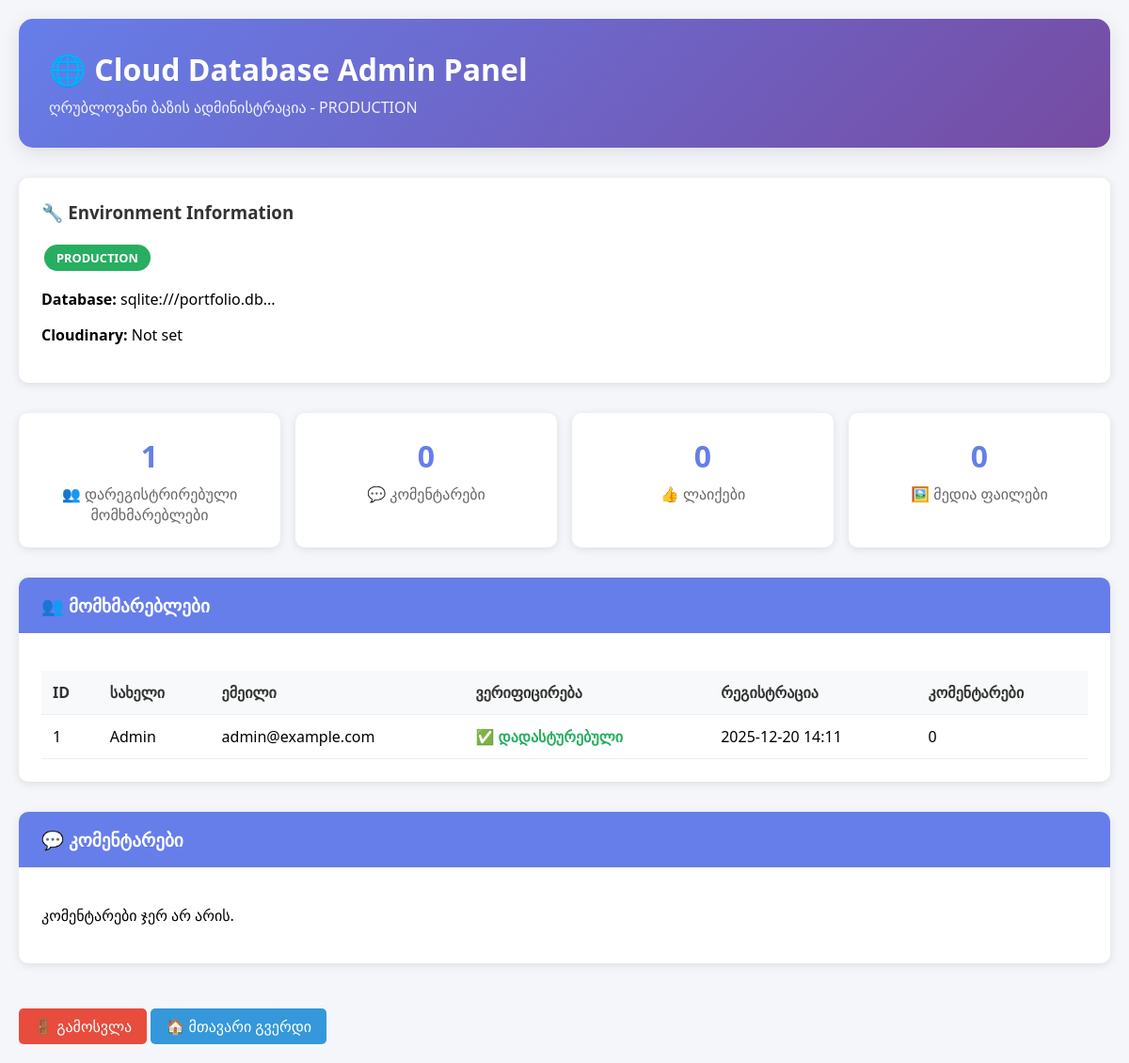
The app's page /cloud-admin (signed in) with its own data.
### models.py (models this page shows, shortened)
class User(UserMixin, db.Model):
    id = db.Column(db.Integer, primary_key=True)
    name = db.Column(db.String(50), nullable=False)
    email = db.Column(db.String(120), unique=True, nullable=False)
    password_hash = db.Column(db.String(128), nullable=False)
    email_verified = db.Column(db.Boolean, default=False, nullable=False)
    verification_token = db.Column(db.String(100), nullable=True)
    reset_token = db.Column(db.String(100), nullable=True)
    reset_token_expires = db.Column(db.DateTime, nullable=True)
    created_at = db.Column(db.DateTime, default=datetime.utcnow)
    is_active = db.Column(db.Boolean, default=True)
    is_admin = db.Column(db.Boolean, default=False, nullable=False)
    comments = db.relationship('Comment', backref='author', lazy=True)

### app.py (the view, shortened to what this page needs)
@app.route('/cloud-admin', methods=['GET', 'POST'])
def cloud_admin():
    if not session.get('cloud_admin'):
        return render_template('cloud_admin_login.html')
    try:
        users = User.query.all()
        comments = Comment.query.order_by(Comment.created_at.desc()).all()
        likes = Like.query.all()
        env_info = {
            'database_url': os.environ.get('DATABASE_URL', 'Local SQLite'),
            'cloudinary_cloud': os.environ.get('CLOUDINARY_CLOUD_NAME', 'Not set'),
            'environment': 'PRODUCTION' if os.environ.get('DATABASE_URL') else 'DEVELOPMENT'
        }
        return render_template('cloud_admin_panel.html',
                             users=users,
                             comments=comments,
                             likes=likes,
                             env_info=env_info)
    except Exception as e:
        flash(f'Database error: {e}', 'error')
        return render_template('cloud_admin_login.html')

### templates/cloud_admin_panel.html (shortened to what this page needs)
<!DOCTYPE html>
<html lang="ka">
<head>
</head>
<body>
    <div class="container">
        <div class="header">
            <h1>🌐 Cloud Database Admin Panel</h1>
            <p>ღრუბლოვანი ბაზის ადმინისტრაცია - {{ env_info.environment }}</p>
        </div>
        <div class="env-info">
            <h3>🔧 Environment Information</h3>
            <div>
                <span class="env-badge {% if env_info.environment == 'PRODUCTION' %}env-production{% else %}env-development{% endif %}">
                    {{ env_info.environment }}
                </span>
            </div>
            <p><strong>Database:</strong> {{ env_info.database_url[:50] }}...</p>
            <p><strong>Cloudinary:</strong> {{ env_info.cloudinary_cloud }}</p>
        </div>
        <div class="stats">
            <div class="stat-card">
                <div class="stat-number">{{ users|length }}</div>
                <div class="stat-label">👥 დარეგისტრირებული მომხმარებლები</div>
            </div>
            <div class="stat-card">
                <div class="stat-number">{{ comments|length }}</div>
                <div class="stat-label">💬 კომენტარები</div>
            </div>
            <div class="stat-card">
                <div class="stat-number">{{ likes|length }}</div>
                <div class="stat-label">👍 ლაიქები</div>
            </div>
            <div class="stat-card">
                <div class="stat-number">{{ comments|selectattr('media_url')|list|length }}</div>
                <div class="stat-label">🖼️ მედია ფაილები</div>
            </div>
        </div>
        <div class="section">
            <div class="section-header">👥 მომხმარებლები</div>
            <div class="section-content">
                {% if users %}
                <table class="data-table">
                    <thead>
                        <tr>
                            <th>ID</th>
                            <th>სახელი</th>
                            <th>ემეილი</th>
                            <th>ვერიფიცირება</th>
                            <th>რეგისტრაცია</th>
                            <th>კომენტარები</th>
                        </tr>
                    </thead>
                    <tbody>
                        {% for user in users %}
                        <tr>
                            <td>{{ user.id }}</td>
                            <td>{{ user.name }}</td>
                            <td>{{ user.email }}</td>
                            <td>
                                {% if user.email_verified %}
                                    <span class="user-verified">✅ დადასტურებული</span>
                                {% else %}
                                    <span class="user-unverified">⏳ მოლოდინში</span>
                                {% endif %}
                            </td>
                            <td>{{ user.created_at.strftime('%Y-%m-%d %H:%M') if user.created_at else 'N/A' }}</td>
                            <td>{{ user.comments|length }}</td>
                        </tr>
                        {% endfor %}
                    </tbody>
                </table>
                {% else %}
                <p>მომხმარებლები ჯერ არ არის დარეგისტრირებული.</p>
                {% endif %}
            </div>
        </div>
        <div class="section">
            <div class="section-header">💬 კომენტარები</div>
            <div class="section-content">
                {% if comments %}
                <table class="data-table">
                    <thead>
                        <tr>
                            <th>ID</th>
                            <th>ავტორი</th>
                            <th>შიგთავსი</th>
                            <th>პროექტი</th>
                            <th>მედია</th>
                            <th>თარიღი</th>
                            <th>ლაიქები</th>
                        </tr>
                    </thead>
                    <tbody>
                        {% for comment in comments %}
                        <tr>
                            <td>{{ comment.id }}</td>
                            <td>{{ comment.author.name if comment.author else 'ანონიმური' }}</td>
                            <td class="comment-content">{{ comment.content[:100] }}{% if comment.content|length > 100 %}...{% endif %}</td>
                            <td>{{ comment.project_id }}</td>
                            <td>
                                {% if comment.media_url %}
                                    <a href="{{ comment.media_url }}" target="_blank" class="media-link">📷 სურათი</a>
                                {% else %}
                                    -
                                {% endif %}
                            </td>
                            <td>{{ comment.created_at.strftime('%Y-%m-%d %H:%M') if comment.created_at else 'N/A' }}</td>
                            <td>{{ comment.get_like_count() }}</td>
                        </tr>
                        {% endfor %}
                    </tbody>
                </table>
                {% else %}
                <p>კომენტარები ჯერ არ არის.</p>
                {% endif %}
            </div>
        </div>
        <a href="{{ url_for('cloud_admin_logout') }}" class="logout-btn">🚪 გამოსვლა</a>
        <a href="{{ url_for('index') }}" class="logout-btn" style="background: #3498db;">🏠 მთავარი გვერდი</a>
    </div>
</body>
</html>

### templates/cloud_admin_panel.html (style rules this page uses)
body { font-family: 'Segoe UI', Tahoma, Geneva, Verdana, sans-serif; background: #f5f6fa; margin: 0; padding: 20px; }
.container { max-width: 1200px; margin: 0 auto; }
.header { background: linear-gradient(135deg, #667eea 0%, #764ba2 100%); color: white; padding: 2rem; border-radius: 15px; margin-bottom: 2rem; box-shadow: 0 5px 20px rgba(0,0,0,0.1); }
.header h1 { margin: 0; font-size: 2rem; }
.header p { margin: 0.5rem 0 0 0; opacity: 0.9; }
.env-info { background: white; padding: 1.5rem; border-radius: 10px; margin-bottom: 2rem; box-shadow: 0 2px 10px rgba(0,0,0,0.1); }
.env-info h3 { margin-top: 0; color: #333; }
.env-badge { display: inline-block; padding: 0.3rem 0.8rem; border-radius: 20px; font-size: 0.8rem; font-weight: bold; margin: 0.2rem; }
.env-production { background: #27ae60; color: white; }
.stats { display: grid; grid-template-columns: repeat(auto-fit, minmax(200px, 1fr)); gap: 1rem; margin-bottom: 2rem; }
.stat-card { background: white; padding: 1.5rem; border-radius: 10px; text-align: center; box-shadow: 0 2px 10px rgba(0,0,0,0.1); }
.stat-number { font-size: 2rem; font-weight: bold; color: #667eea; }
.stat-label { color: #666; margin-top: 0.5rem; }
.section { background: white; margin-bottom: 2rem; border-radius: 10px; overflow: hidden; box-shadow: 0 2px 10px rgba(0,0,0,0.1); }
.section-header { background: #667eea; color: white; padding: 1rem 1.5rem; font-size: 1.2rem; font-weight: bold; }
.section-content { padding: 1.5rem; }
.data-table { width: 100%; border-collapse: collapse; margin-top: 1rem; }
.data-table th, .data-table td { padding: 0.75rem; text-align: left; border-bottom: 1px solid #eee; }
.data-table th { background: #f8f9fa; font-weight: 600; color: #333; }
.user-verified { color: #27ae60; font-weight: bold; }
.logout-btn { background: #e74c3c; color: white; padding: 0.5rem 1rem; border: none; border-radius: 5px; cursor: pointer; text-decoration: none; display: inline-block; margin-top: 1rem; }

### records on screen
User: id "1", name "Admin", email "admin@example.com", email_verified "✅ დადასტურებული", created_at "2025-12-20 14:11", comments|length "0"

### other values on screen
{{ env_info.environment }} "PRODUCTION"
{{ env_info.database_url[:50] }} "sqlite:///portfolio.db"
{{ env_info.cloudinary_cloud }} "Not set"
{{ users|length }} "1"
{{ comments|length }} "0"
{{ likes|length }} "0"
{{ comments|selectattr('media_url')|list|length }} "0"
